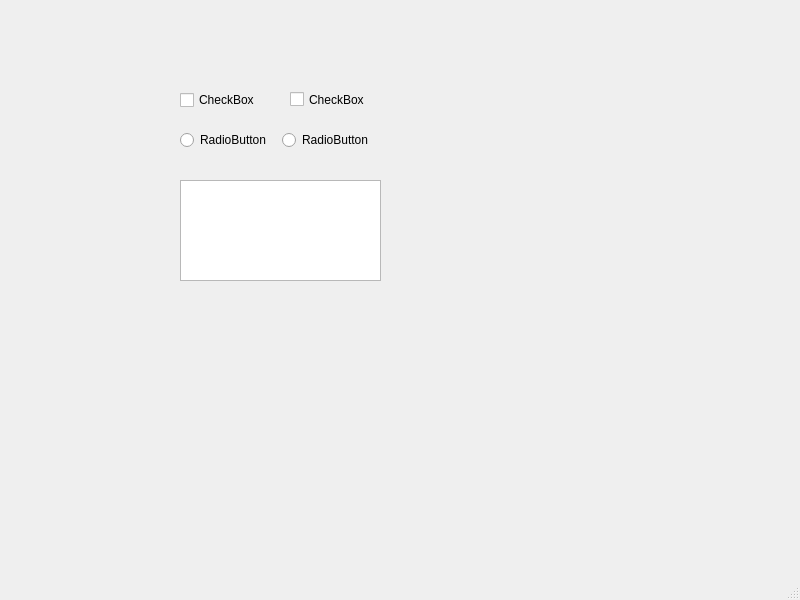
<?xml version="1.0" encoding="UTF-8"?>
<ui version="4.0">
 <class>MainWindow</class>
 <widget class="QMainWindow" name="MainWindow">
  <property name="geometry">
   <rect>
    <x>0</x>
    <y>0</y>
    <width>800</width>
    <height>600</height>
   </rect>
  </property>
  <property name="windowTitle">
   <string>MainWindow</string>
  </property>
  <widget class="QWidget" name="centralwidget">
   <widget class="QCheckBox" name="checkBox">
    <property name="geometry">
     <rect>
      <x>290</x>
      <y>90</y>
      <width>80</width>
      <height>19</height>
     </rect>
    </property>
    <property name="text">
     <string>CheckBox</string>
    </property>
   </widget>
   <widget class="QTextEdit" name="textEdit">
    <property name="geometry">
     <rect>
      <x>180</x>
      <y>180</y>
      <width>201</width>
      <height>101</height>
     </rect>
    </property>
   </widget>
   <widget class="QWidget" name="">
    <property name="geometry">
     <rect>
      <x>180</x>
      <y>90</y>
      <width>91</width>
      <height>21</height>
     </rect>
    </property>
    <layout class="QHBoxLayout" name="horizontalLayout">
     <item>
      <widget class="QCheckBox" name="checkBox_2">
       <property name="text">
        <string>CheckBox</string>
       </property>
      </widget>
     </item>
    </layout>
   </widget>
   <widget class="QWidget" name="">
    <property name="geometry">
     <rect>
      <x>180</x>
      <y>130</y>
      <width>198</width>
      <height>21</height>
     </rect>
    </property>
    <layout class="QHBoxLayout" name="horizontalLayout_2">
     <item>
      <widget class="QRadioButton" name="radioButton">
       <property name="text">
        <string>RadioButton</string>
       </property>
      </widget>
     </item>
     <item>
      <widget class="QRadioButton" name="radioButton_2">
       <property name="text">
        <string>RadioButton</string>
       </property>
      </widget>
     </item>
    </layout>
   </widget>
  </widget>
  <widget class="QMenuBar" name="menubar">
   <property name="geometry">
    <rect>
     <x>0</x>
     <y>0</y>
     <width>800</width>
     <height>21</height>
    </rect>
   </property>
  </widget>
  <widget class="QStatusBar" name="statusbar"/>
 </widget>
 <resources/>
 <connections/>
</ui>
